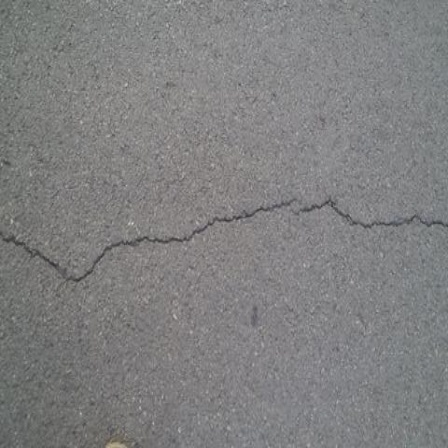
#> input picture assets/CFD_001_image.jpg, 448 x 448 px
$ python -i baseline.py   (imports and definitions only)
#> lines starting #> are read from the running program, lines starting #| are printed output that depends on the picture; after the words box and inside, x2 and y2 are one past the last pixel; in counts of white or black regions, pixels touching at a corner belong together
#> further down, picture is the input picture: PIL image 448x448 RGB; mean R, G, B 127.8, 127.7, 128.1
from __future__ import annotations

import base64
import io
from dataclasses import dataclass

import cv2
import numpy as np
from PIL import Image


@dataclass
class BaselineResult:
    mask01: np.ndarray  # uint8 {0,1}
    mask_png_base64: str
    overlay_png_base64: str


def _to_base64_png(pil_img: Image.Image) -> str:
    buf = io.BytesIO()
    pil_img.save(buf, format="PNG")
    return base64.b64encode(buf.getvalue()).decode("utf-8")


def _overlay(image: Image.Image, mask01: np.ndarray, alpha: float = 0.5) -> Image.Image:
    img = np.asarray(image.convert("RGB")).copy()
    m = (mask01.astype(bool))
    tint = img.copy()
    tint[m] = (255, 40, 70)
    out = (img * (1 - alpha) + tint * alpha).astype(np.uint8)
    return Image.fromarray(out)


def baseline_segment(image: Image.Image, image_size: int = 448) -> BaselineResult:
    """
    Ready-to-run fallback when no model weights exist.
    Not as accurate as U-Net, but produces a reasonable crack-like mask for demos.
    """
#> called with image_size = 448
    pil = image.convert("RGB").resize((image_size, image_size))
    bgr = cv2.cvtColor(np.asarray(pil), cv2.COLOR_RGB2BGR)
    gray = cv2.cvtColor(bgr, cv2.COLOR_BGR2GRAY)

    # Enhance thin dark structures
    blur = cv2.GaussianBlur(gray, (5, 5), 0)
    blackhat = cv2.morphologyEx(blur, cv2.MORPH_BLACKHAT, cv2.getStructuringElement(cv2.MORPH_RECT, (9, 9)))
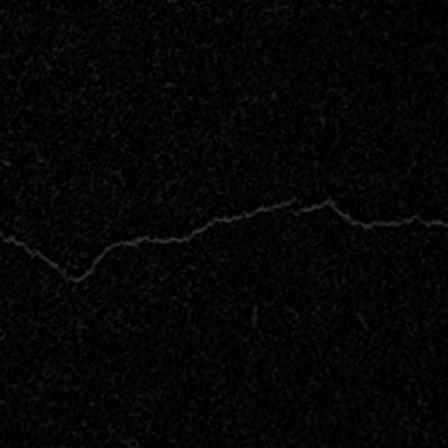
#> blackhat: shape (448, 448); min 0, max 54, mean 5.3
    blackhat = cv2.normalize(blackhat, None, 0, 255, cv2.NORM_MINMAX)
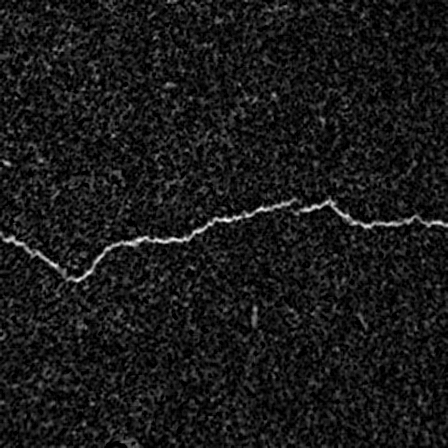
#> blackhat: shape (448, 448); min 0, max 255, mean 25.2

    # Edge + threshold
    edges = cv2.Canny(blackhat, 40, 120)
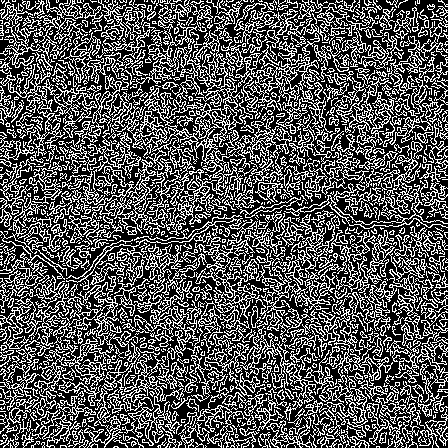
#> edges: shape (448, 448); 33.8% white in thin lines or dots
    _, th = cv2.threshold(blackhat, 0, 255, cv2.THRESH_BINARY + cv2.THRESH_OTSU)
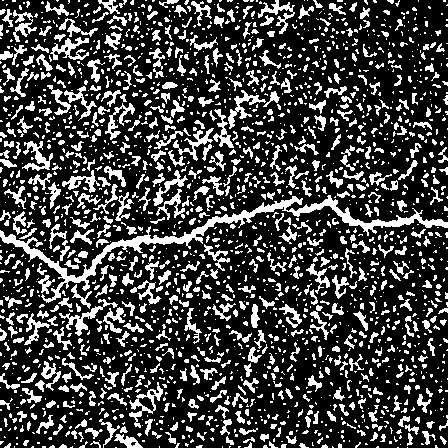
#> th: shape (448, 448); 25.3% white; 2118 white regions (1463 under 20 px), largest, box (x1, y1, x2, y2) and area: (0, 195, 448, 303) 3917, (59, 299, 118, 336) 426, (129, 382, 163, 428) 405
    mask = cv2.bitwise_or(edges, th)
#> mask: shape (448, 448); 50% white; black in thin lines or dots

    # Clean up
    mask = cv2.morphologyEx(mask, cv2.MORPH_OPEN, cv2.getStructuringElement(cv2.MORPH_ELLIPSE, (3, 3)), iterations=1)
#> mask: shape (448, 448); 35% white; 1728 white regions (870 under 20 px), largest, box (x1, y1, x2, y2) and area: (0, 196, 304, 303) 3083, (288, 191, 448, 237) 1343, (213, 89, 282, 156) 992
    mask = cv2.morphologyEx(mask, cv2.MORPH_CLOSE, cv2.getStructuringElement(cv2.MORPH_ELLIPSE, (5, 5)), iterations=1)
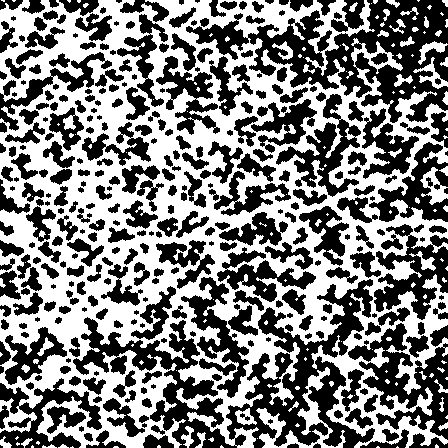
#> mask: shape (448, 448); 49.8% white; 157 white regions (105 under 20 px), largest, box (x1, y1, x2, y2) and area: (0, 0, 448, 448) 93983, (256, 367, 346, 448) 1662, (420, 167, 448, 205) 453

    mask01 = (mask > 0).astype(np.uint8)
    mask_img = Image.fromarray(mask01 * 255)
    overlay_img = _overlay(pil, mask01)
#> in _overlay, `tint[m] = (255, 40, 70)`:
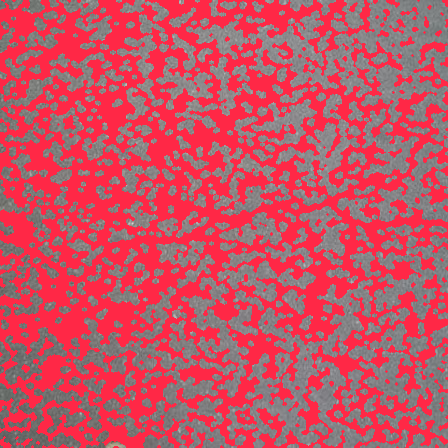
#> tint: shape (448, 448, 3); mean R, G, B 192.7, 85.7, 100.9
#> in _overlay, `out = (img * (1 - alpha) + tint * alpha).astype(np.uint8)`:
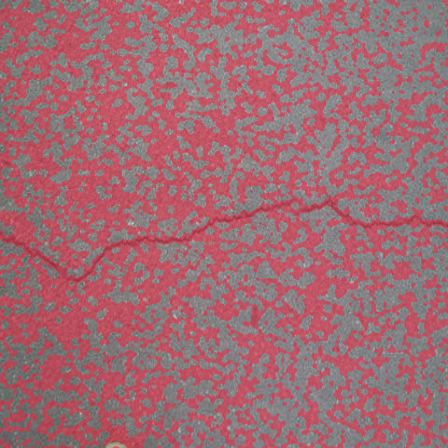
#> out: shape (448, 448, 3); mean R, G, B 160.1, 106.6, 114.4

    return BaselineResult(
        mask01=mask01,
        mask_png_base64=_to_base64_png(mask_img),
        overlay_png_base64=_to_base64_png(overlay_img),
    )

>>> from PIL import Image
>>> picture = Image.open('../../../assets/CFD_001_image.jpg')
>>> result = baseline_segment(picture)

$ run again, on assets/CFD_019_image.jpg
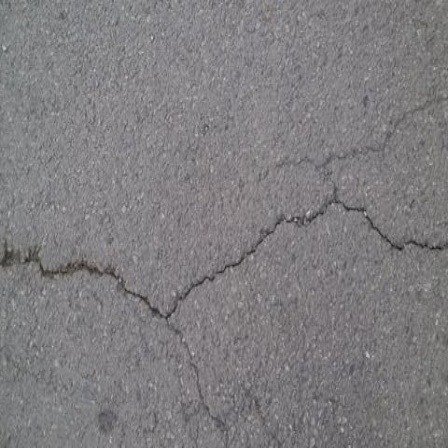
#> input picture assets/CFD_019_image.jpg, 448 x 448 px
#> picture is the input picture: PIL image 448x448 RGB; mean R, G, B 127.5, 125.5, 127.9
#> in baseline_segment, `edges = cv2.Canny(blackhat, 40, 120)`:
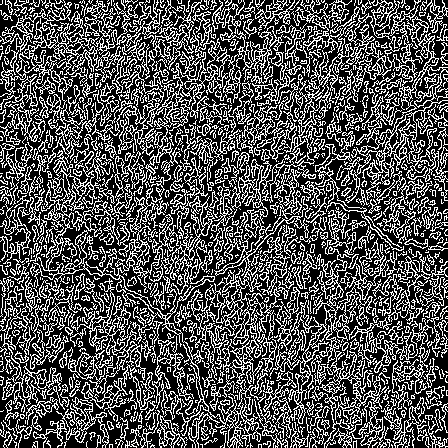
#> edges: shape (448, 448); 32.5% white in thin lines or dots
#> th: shape (448, 448); 29.5% white; 1788 white regions (1147 under 20 px), largest, box (x1, y1, x2, y2) and area: (0, 181, 407, 448) 7908, (315, 94, 448, 186) 1121, (262, 335, 299, 380) 430
#> mask01: shape (448, 448); values 0 (black) and 1 (white), 55.9% white; 454 black regions (71 under 20 px), largest, box (x1, y1, x2, y2) and area: (0, 318, 147, 448) 7458, (77, 162, 181, 267) 3141, (272, 211, 382, 293) 2903
#> in _overlay, `out = (img * (1 - alpha) + tint * alpha).astype(np.uint8)`:
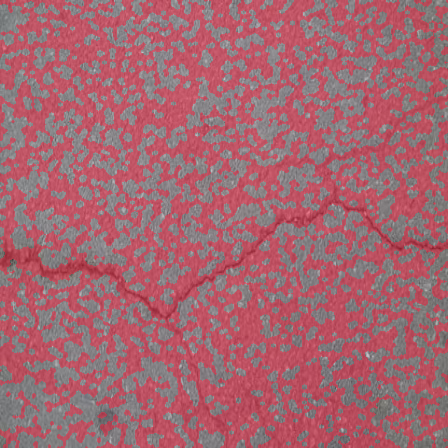
#> out: shape (448, 448, 3); mean R, G, B 164, 102.5, 112.6
